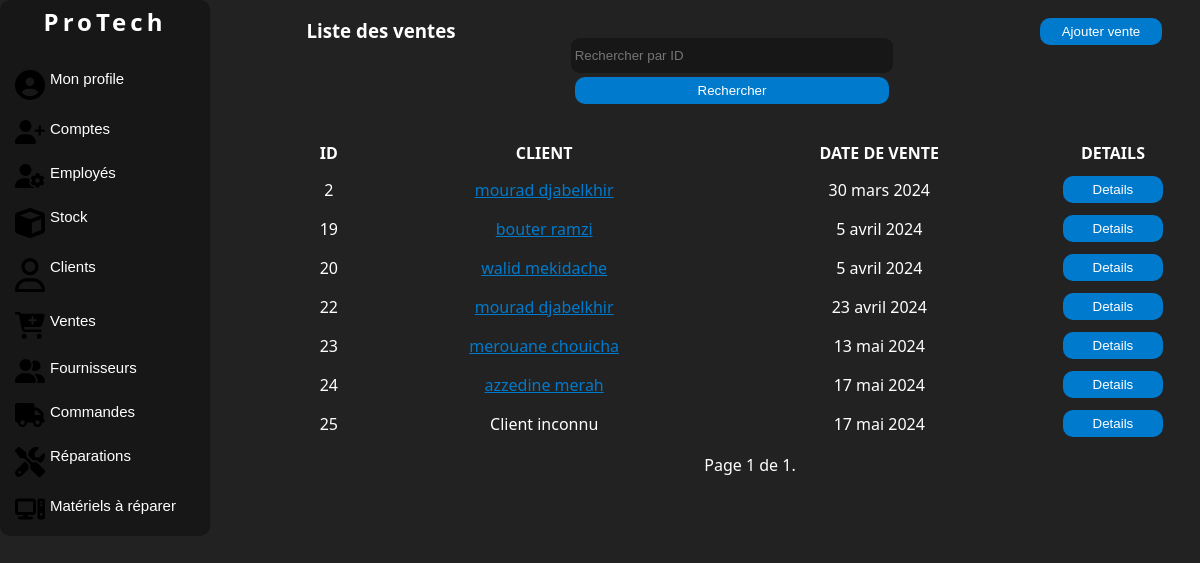
The page /ventes/ (signed in) on the database as committed earlier.
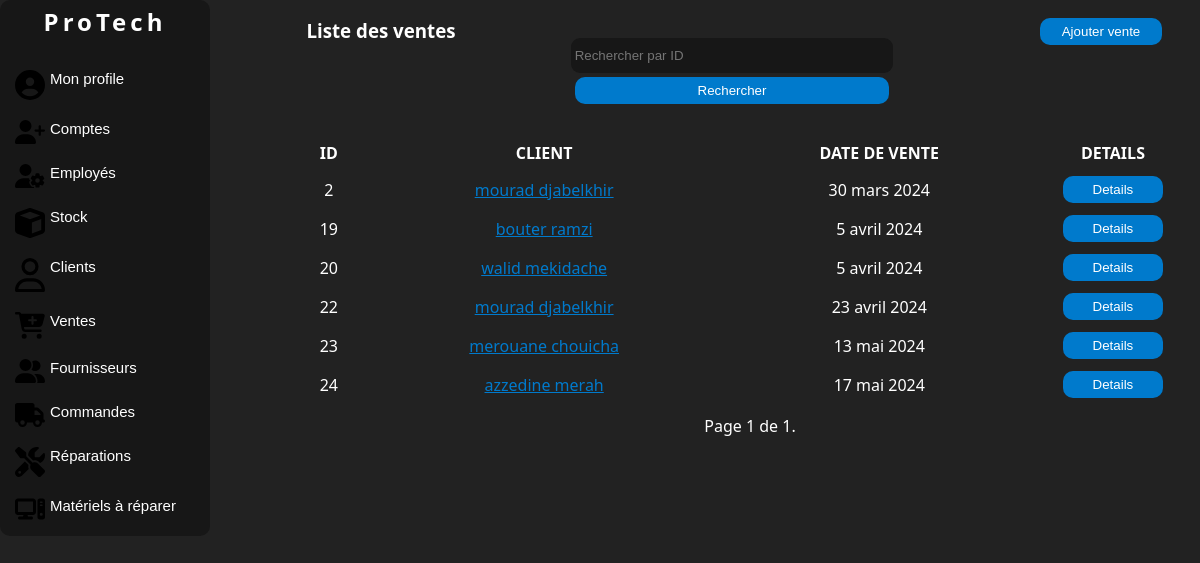
The same page on the database as committed later.
### manager/models.py (models this page shows, shortened)
class Sale(models.Model):
    client = models.ForeignKey(Client, on_delete=models.SET_NULL, null=True, blank=True, db_column='Client')
    sale_date = models.DateField(auto_now_add=True, db_column='Date de vente')
    class Meta:
        db_table = 'Vente'

class Client(models.Model):
    first_name = models.CharField(max_length=100, db_column='Prénom')
    last_name = models.CharField(max_length=100, db_column='Nom')
    phone = PhoneNumberField(unique=True, region='DZ', db_column='Téléphone')
    email = models.EmailField(unique=True, db_column='Email')
    address = models.TextField(db_column='Adresse')
    def __str__(self):
        return f"{self.first_name} {self.last_name}"
    class Meta:
        db_table = 'Client'

### manager/views.py (the view)
# urls.py: path('ventes/', views.SaleListView.as_view(), name='sale-list'),
class SaleListView(LoginRequiredMixin,RoleRequiredMixin, ListView):
    model = Sale
    template_name = 'listevente.html'
    context_object_name = 'sales'
    paginate_by = 7
    form_class = FilterForm
    required_roles = ['Admin', 'Employé']
    def get_queryset(self):
        queryset = super().get_queryset()
        query = self.request.GET.get('query')
        if query:
            queryset = queryset.filter(id=query)
        return queryset
    def get_context_data(self, **kwargs):
        context = super().get_context_data(**kwargs)
        context['form'] = FilterForm(self.request.GET)
        return context

### manager/forms.py
class FilterForm(forms.Form):
    query = forms.IntegerField(label='', required=False,
                               widget=forms.TextInput(attrs={'placeholder': 'Rechercher par ID'}))

### manager/views.py (called while the page is built)
    def dispatch(self, request, *args, **kwargs):
        if not request.user.is_authenticated:
            return self.handle_no_permission()
        if not self.required_roles:  # if no role is required, continue
            return super().dispatch(request, *args, **kwargs)
        if not request.user.employee.role in self.required_roles:
            messages.error(request, 'Vous n\'avez pas la permission de consulter cette page.')
            return redirect('dashboard')  # or wherever
        return super().dispatch(request, *args, **kwargs)

### manager/templates/listevente.html (shortened to what this page needs)
{% load static %}
{% load auth_extras %}
<!DOCTYPE html>
<html lang="en">
<head>
    <link rel="stylesheet" href="{% static 'css/style.css' %}">
    <link rel="stylesheet" href="{% static 'css/accueil.css' %}">
</head>
<body>
<div class="corp">
    <div class="nav">
        <div class="logo">
            <a href="{% url 'home' %}" class="link"><h2>ProTech</h2></a>
        </div>
        <br>
        <button class="value" onclick="location.href='{% url 'dashboard' %}';">
             Mon profile
        </button>
        {% if request.user.employee.role == 'Admin' %}
        <button class="value" onclick="location.href='{% url 'account-list' %}';">
            Comptes
        </button>
        <button class="value" onclick="location.href='{% url 'employee-list' %}';">
            Employés
        </button>
        {% endif %}
        {% if request.user.employee.role == 'Admin' or request.user.employee.role == 'Employé' %}
        <button class="value" onclick="location.href='{% url 'products-list' %}';">
            Stock
        </button>
        {% endif %}
        <button class="value" onclick="location.href='{% url 'client-list' %}';">
            Clients
        </button>
        {% if request.user.employee.role == 'Admin' or request.user.employee.role == 'Employé' %}
        <button class="value" onclick="location.href='{% url 'sale-list' %}';">
            Ventes
        </button>
        <button class="value" onclick="location.href='{% url 'supplier-list' %}';">
            Fournisseurs
        </button>
        <button class="value" onclick="location.href='{% url 'purchase-order-list' %}';">
            Commandes
        </button>
        {% endif %}
        {% if request.user.employee.role == 'Admin' or request.user.employee.role == 'Réparateur' %}
        <button class="value" onclick="location.href='{% url 'repair-list' %}';">
            Réparations
        </button>
        <button class="value" onclick="location.href='{% url 'hardware-list' %}';">
            Matériels à réparer
        </button>
        {% endif %}
    </div>
    <div class="liste">
        <div class="c1">
            <div class="colone1"><h3>Liste des ventes</h3></div>
            <div class="colone1">
                <form method="GET" action="">
                    {{ form }}
                    <button class="button" type="submit">Rechercher</button>
                </form>
            </div>
            <div class="colone1">
                <button class="button"><a href="{% url 'add-sale' %}" class="link">Ajouter vente</a></button>
            </div>
        </div>
        <div class="c2">
            {% if sales %}
            <table>
                <thead>
                <tr>
                    <th>Id</th>
                    <th>Client</th>
                    <th>Date de vente</th>
                    <th>Details</th>
                </tr>
                </thead>
                <tbody id="tbody">
                {% for sale in sales %}
                <tr>
                    <td>{{ sale.id }}</td>
                    <td>
                        {% if sale.client %}
                        <a id="touts" href="{% url 'client-detail' sale.client.id %}">{{ sale.client }}</a>
                        {% else %}
                        Client inconnu
                        {% endif %}
                    </td>
                    <td>{{ sale.sale_date }}</td>
                    <td>
                        <button class="button" id="detail"
                                onclick="location.href='{% url 'sale-detail' sale.id %}';">Details
                        </button>
                </tr>
                {% endfor %}
                </tbody>
            </table>
            {% else %}
            <p>Pas de ventes trouvées.</p>
            {% endif %}
            <div class="pagination">
                <span class="step-links">
                    <span class="current">
                        Page {{ page_obj.number }} de {{ page_obj.paginator.num_pages }}.
                    </span>
                </span>
        </div>
    </div>
</div>
</body>
</html>

### manager/static/css/style.css (style rules this page uses)
* { padding: 0; margin: 0; }
body { background:#222 ; color: #fff; font-family:system-ui ; }
.corp { display: grid; grid-template-columns: 25% 75%; }
form { margin: auto; text-align: center; padding: 3%; }
input { width: 62%; height: 27px; outline: none; border: none; background: #111111a7; margin: 4px 0px; border-radius:9px ; padding: 4px; color:#fff; }
.button { width: 62%; height: 27px; border-radius:10px ; border: none; cursor: pointer; background: #007acc; color: white; transition: 0.7s; }
.nav { display: flex; flex-direction: column; width: 200px; background: #111111a7 ; justify-content: center; border-radius: 10px; transition: 1s; padding: 5px; overflow: hidden; }
.liste { text-align: center; display: grid; grid-template-rows: 20% 80%; }
.c1 { margin-top: 2%; display: grid; grid-template-columns: 18% 60% 22%; }
#touts { color: #007acc; text-decoration: underline; transition: 0.6s; }
.c2 { margin-top: 2%; }
table { width: 100%; text-align: center; margin: 10px 0; }
table th { text-transform: uppercase; }
th,td { padding: 5px; padding-left: 1px; }

### manager/static/css/accueil.css (style rules this page uses)
* { padding: 0; margin: 0; }
body { background:#222 ; color: #fff; font-family:system-ui ; }
.link { text-decoration: none; color: white; }
.logo { text-align: center; letter-spacing: 4px; }
.value { font-size: 15px; background-color: transparent; border: none; padding: 10px; color: white; display: flex; position: relative; gap: 5px; cursor: pointer; border-radius: 10px; transition: 0.2s; box-sizing: border-box; }
.value::before { content: ""; position: absolute; top: 5px; left: -15px; width: 5px; height: 82%; background-color:#007acc ; border-radius: 5px; opacity: 0; transition: 1s; }
.value svg { width: 30px; }

Rows that differ between the two databases and show on the page:
removed Sale: id "25", shows "Client inconnu", sale_date "17 mai 2024"
